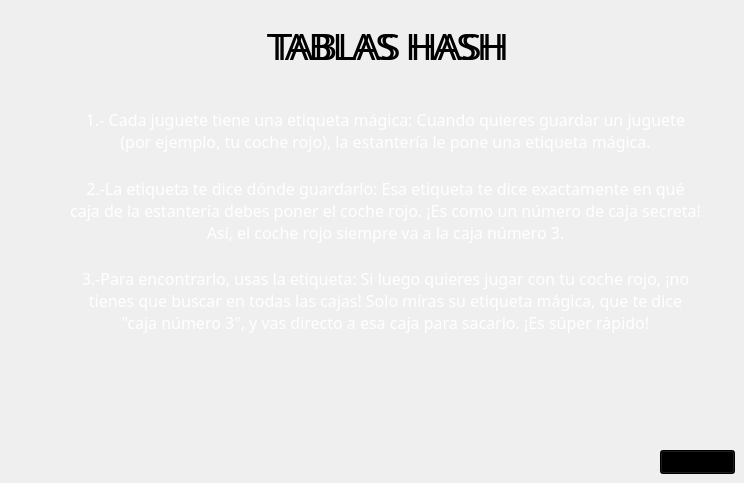
  <widget class="QWidget" name="page_2">
   <widget class="QLabel" name="label_5">
    <property name="geometry">
     <rect>
      <x>70</x>
      <y>90</y>
      <width>631</width>
      <height>81</height>
     </rect>
    </property>
    <property name="font">
     <font>
      <family>Caprasimo</family>
      <pointsize>12</pointsize>
     </font>
    </property>
    <property name="styleSheet">
     <string notr="true">color:white; font-size: 12pt</string>
    </property>
    <property name="text">
     <string>1.- Cada juguete tiene una etiqueta mágica: Cuando quieres guardar un juguete (por ejemplo, tu coche rojo), la estantería le pone una etiqueta mágica.</string>
    </property>
    <property name="alignment">
     <set>Qt::AlignmentFlag::AlignCenter</set>
    </property>
    <property name="wordWrap">
     <bool>true</bool>
    </property>
   </widget>
   <widget class="QLabel" name="label_6">
    <property name="geometry">
     <rect>
      <x>70</x>
      <y>170</y>
      <width>631</width>
      <height>81</height>
     </rect>
    </property>
    <property name="font">
     <font>
      <family>Caprasimo</family>
      <pointsize>12</pointsize>
     </font>
    </property>
    <property name="styleSheet">
     <string notr="true">color:white; font-size: 12pt</string>
    </property>
    <property name="text">
     <string>2.-La etiqueta te dice dónde guardarlo: Esa etiqueta te dice exactamente en qué caja de la estantería debes poner el coche rojo. ¡Es como un número de caja secreta! Así, el coche rojo siempre va a la caja número 3.</string>
    </property>
    <property name="alignment">
     <set>Qt::AlignmentFlag::AlignCenter</set>
    </property>
    <property name="wordWrap">
     <bool>true</bool>
    </property>
   </widget>
   <widget class="QLabel" name="label_7">
    <property name="geometry">
     <rect>
      <x>70</x>
      <y>260</y>
      <width>631</width>
      <height>81</height>
     </rect>
    </property>
    <property name="font">
     <font>
      <family>Caprasimo</family>
      <pointsize>12</pointsize>
     </font>
    </property>
    <property name="styleSheet">
     <string notr="true">color:white; font-size: 12pt</string>
    </property>
    <property name="text">
     <string>3.-Para encontrarlo, usas la etiqueta: Si luego quieres jugar con tu coche rojo, ¡no tienes que buscar en todas las cajas! Solo miras su etiqueta mágica, que te dice &quot;caja número 3&quot;, y vas directo a esa caja para sacarlo. ¡Es súper rápido!</string>
    </property>
    <property name="alignment">
     <set>Qt::AlignmentFlag::AlignCenter</set>
    </property>
    <property name="wordWrap">
     <bool>true</bool>
    </property>
   </widget>
   <widget class="QPushButton" name="btnNext_2">
    <property name="geometry">
     <rect>
      <x>660</x>
      <y>450</y>
      <width>75</width>
      <height>24</height>
     </rect>
    </property>
    <property name="styleSheet">
     <string notr="true">background-color: rgb(0,0,0)</string>
    </property>
    <property name="text">
     <string>SIGUIENTE</string>
    </property>
   </widget>
   <widget class="QLabel" name="label_52">
    <property name="geometry">
     <rect>
      <x>240</x>
      <y>20</y>
      <width>291</width>
      <height>51</height>
     </rect>
    </property>
    <property name="font">
     <font>
      <family>Caprasimo</family>
      <pointsize>28</pointsize>
     </font>
    </property>
    <property name="styleSheet">
     <string notr="true">background-color:transparent</string>
    </property>
    <property name="text">
     <string>TABLAS HASH</string>
    </property>
    <property name="alignment">
     <set>Qt::AlignmentFlag::AlignCenter</set>
    </property>
   </widget>
   <widget class="QLabel" name="label_53">
    <property name="geometry">
     <rect>
      <x>240</x>
      <y>20</y>
      <width>301</width>
      <height>51</height>
     </rect>
    </property>
    <property name="font">
     <font>
      <family>Caprasimo</family>
      <pointsize>28</pointsize>
     </font>
    </property>
    <property name="styleSheet">
     <string notr="true">background-color:transparent;color:black</string>
    </property>
    <property name="text">
     <string>TABLAS HASH</string>
    </property>
    <property name="alignment">
     <set>Qt::AlignmentFlag::AlignCenter</set>
    </property>
   </widget>
   <widget class="QLabel" name="label_4">
    <property name="geometry">
     <rect>
      <x>160</x>
      <y>340</y>
      <width>451</width>
      <height>121</height>
     </rect>
    </property>
    <property name="text">
     <string/>
    </property>
    <property name="pixmap">
     <pixmap>Sources/Images/magia 2.png</pixmap>
    </property>
    <property name="scaledContents">
     <bool>true</bool>
    </property>
   </widget>
   <zorder>label_53</zorder>
   <zorder>label_5</zorder>
   <zorder>label_6</zorder>
   <zorder>label_7</zorder>
   <zorder>btnNext_2</zorder>
   <zorder>label_52</zorder>
   <zorder>label_4</zorder>
  </widget>
